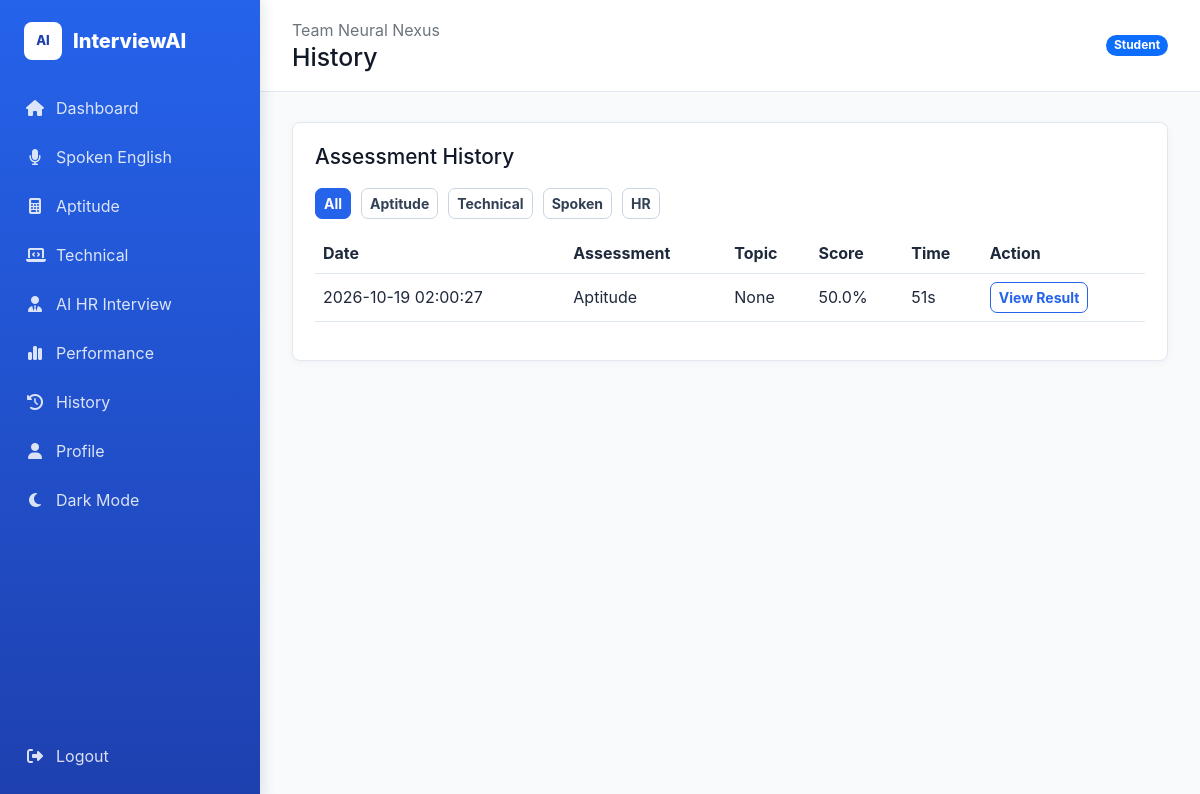
The app's page /history (signed in) with its own data.
### tables this page shows
CREATE TABLE users (
    id INTEGER PRIMARY KEY AUTOINCREMENT,
    name TEXT NOT NULL,
    email TEXT NOT NULL UNIQUE,
    password_hash TEXT NOT NULL,
    role TEXT NOT NULL DEFAULT 'student' CHECK(role IN ('student', 'admin')),
    is_active INTEGER NOT NULL DEFAULT 1,
    created_at TEXT NOT NULL DEFAULT CURRENT_TIMESTAMP
);

CREATE TABLE assessment_attempts (
    id INTEGER PRIMARY KEY AUTOINCREMENT,
    user_id INTEGER NOT NULL,
    assessment_type TEXT NOT NULL,
    category TEXT,
    topic TEXT,
    difficulty TEXT,
    total_questions INTEGER NOT NULL,
    correct_answers INTEGER NOT NULL DEFAULT 0,
    wrong_answers INTEGER NOT NULL DEFAULT 0,
    unanswered INTEGER NOT NULL DEFAULT 0,
    percentage REAL NOT NULL DEFAULT 0,
    total_marks INTEGER NOT NULL DEFAULT 0,
    obtained_marks INTEGER NOT NULL DEFAULT 0,
    time_taken INTEGER NOT NULL DEFAULT 0,
    created_at TEXT NOT NULL DEFAULT CURRENT_TIMESTAMP,
    FOREIGN KEY(user_id) REFERENCES users(id)
);

### app.py (the view)
@app.route("/history")
@student_required
def history():
    return render_template("history/history.html", stats=student_stats(session["user_id"]))

### app.py (called while the page is built)
@app.context_processor
def inject_user():
    user = query("SELECT * FROM users WHERE id=?", (session.get("user_id"),), one=True) if session.get("user_id") else None
    return {"current_user": user}

### utils/database.py (called while the page is built)
def get_db():
    if "db" not in g:
        db_path = Path(current_app.config["DATABASE"])
        db_path.parent.mkdir(parents=True, exist_ok=True)
        g.db = sqlite3.connect(db_path)
        g.db.row_factory = sqlite3.Row
        g.db.execute("PRAGMA foreign_keys = ON")
    return g.db

def query(sql, params=(), one=False):
    cur = get_db().execute(sql, params)
    rows = cur.fetchall()
    cur.close()
    return (rows[0] if rows else None) if one else rows

### templates/history/history.html
{% extends "base.html" %}
{% block page_title %}History{% endblock %}
{% block content %}<section class="panel glass"><h2>Assessment History</h2><div class="filter-tabs"><button class="btn btn-sm btn-primary" data-filter="all">All</button><button class="btn btn-sm btn-outline-light" data-filter="aptitude">Aptitude</button><button class="btn btn-sm btn-outline-light" data-filter="technical">Technical</button><button class="btn btn-sm btn-outline-light" data-filter="spoken">Spoken</button><button class="btn btn-sm btn-outline-light" data-filter="hr">HR</button></div>{% include "partials_attempts.html" %}</section>{% endblock %}

### templates/base.html (shortened to what this page needs)
<!doctype html>
<html lang="en">
<head>
  <link href="https://cdn.jsdelivr.net/npm/bootstrap@5.3.3/dist/css/bootstrap.min.css" rel="stylesheet">
  <link href="https://cdnjs.cloudflare.com/ajax/libs/font-awesome/6.5.2/css/all.min.css" rel="stylesheet">
  <link href="{{ url_for('static', filename='css/style.css') }}" rel="stylesheet">
</head>
<body class="app-shell{% if request.endpoint == 'login' %} login-page{% endif %}">
  {% set is_admin = request.path.startswith('/admin') %}
  {% if current_user %}
  <aside class="sidebar" id="sidebar">
    <a class="brand" href="{{ url_for('admin_dashboard' if is_admin else 'dashboard') }}"><span class="brand-mark">AI</span>{{ 'InterviewAI Admin' if is_admin else 'InterviewAI' }}</a>
    <nav class="nav flex-column">
      {% if is_admin %}
      <a class="nav-link" href="{{ url_for('admin_dashboard') }}"><i class="fa-solid fa-chart-line"></i> Dashboard</a>
      <a class="nav-link" href="{{ url_for('admin_questions') }}"><i class="fa-solid fa-database"></i> Question Bank</a>
      <a class="nav-link" href="{{ url_for('admin_questions') }}/aptitude"><i class="fa-solid fa-brain"></i> Aptitude Questions</a>
      <a class="nav-link" href="{{ url_for('admin_questions') }}/technical"><i class="fa-solid fa-code"></i> Technical Questions</a>
      <a class="nav-link" href="{{ url_for('admin_question_create') }}"><i class="fa-solid fa-plus"></i> Create Question</a>
      <a class="nav-link" href="{{ url_for('admin_students') }}"><i class="fa-solid fa-users"></i> Students</a>
      <a class="nav-link" href="{{ url_for('admin_results') }}"><i class="fa-solid fa-square-poll-vertical"></i> Results</a>
      <a class="nav-link" href="{{ url_for('admin_analytics') }}"><i class="fa-solid fa-chart-pie"></i> Analytics</a>
      <a class="nav-link" href="{{ url_for('admin_settings') }}"><i class="fa-solid fa-gear"></i> Settings</a>
      <a class="nav-link mt-auto" href="{{ url_for('admin_logout') }}"><i class="fa-solid fa-right-from-bracket"></i> Logout</a>
      {% else %}
      <a class="nav-link" href="{{ url_for('dashboard') }}"><i class="fa-solid fa-house"></i> Dashboard</a>
      <a class="nav-link" href="{{ url_for('spoken') }}"><i class="fa-solid fa-microphone"></i> Spoken English</a>
      <a class="nav-link" href="{{ url_for('aptitude') }}"><i class="fa-solid fa-calculator"></i> Aptitude</a>
      <a class="nav-link" href="{{ url_for('technical') }}"><i class="fa-solid fa-laptop-code"></i> Technical</a>
      <a class="nav-link" href="{{ url_for('hr_interview') }}"><i class="fa-solid fa-user-tie"></i> AI HR Interview</a>
      <a class="nav-link" href="{{ url_for('performance') }}"><i class="fa-solid fa-chart-simple"></i> Performance</a>
      <a class="nav-link" href="{{ url_for('history') }}"><i class="fa-solid fa-clock-rotate-left"></i> History</a>
      <a class="nav-link" href="{{ url_for('profile') }}"><i class="fa-solid fa-user"></i> Profile</a>
      <button class="nav-link border-0 text-start bg-transparent" id="themeToggle"><i class="fa-solid fa-moon"></i> Dark Mode</button>
      <a class="nav-link mt-auto" href="{{ url_for('logout') }}"><i class="fa-solid fa-right-from-bracket"></i> Logout</a>
      {% endif %}
    </nav>
  </aside>
  {% endif %}
  <main class="{{ 'main' if current_user else '' }}{% if request.endpoint == 'login' %} login-main{% endif %}">
    {% if current_user %}
    <header class="topbar">
      <div>
        <span class="text-secondary">Team Neural Nexus</span>
        <h1>{% block page_title %}InterviewAI{% endblock %}</h1>
      </div>
      <span class="badge rounded-pill text-bg-primary">{{ current_user.role|title }}</span>
    </header>
    {% endif %}
    <section class="content-wrap{% if request.endpoint == 'login' %} login-content-wrap{% endif %}">
      {% block content %}{% endblock %}
    </section>
  </main>
  <div class="toast-container position-fixed bottom-0 end-0 p-3" id="toastBox"></div>
</body>
</html>

### templates/partials_attempts.html
<div class="table-responsive">
<table class="table table-hover align-middle">
  <thead><tr><th>Date</th><th>Assessment</th><th>Topic</th><th>Score</th><th>Time</th><th>Action</th></tr></thead>
  <tbody>
  {% for item in recent or stats.attempts %}
  <tr><td>{{ item.created_at }}</td><td>{{ item.assessment_type|title }}</td><td>{{ item.topic }}</td><td>{{ item.percentage }}%</td><td>{{ item.time_taken }}s</td><td><a class="btn btn-sm btn-outline-info" href="{{ url_for('assessment_result', qtype=item.assessment_type, id=item.id) }}">View Result</a></td></tr>
  {% else %}<tr><td colspan="6" class="empty">No assessment history yet.</td></tr>{% endfor %}
  </tbody>
</table>
</div>

### static/css/style.css (style rules this page uses)
:root { --primary-blue:#2563eb; --primary-dark:#1e40af; --sidebar-blue:#1d4ed8; --background:#f8fafc; --card:#ffffff; --text:#111827; --muted:#64748b; --border:#e2e8f0; --success:#16a34a; --warning:#d97706; --danger:#dc2626; }
* { box-sizing:border-box; }
body { margin:0; min-height:100vh; color:var(--text); background:var(--background); font-family:Inter,ui-sans-serif,system-ui,-apple-system,"Segoe UI",sans-serif; }
a { color:var(--primary-blue); text-decoration:none; }
h1,h2,h3 { letter-spacing:0; }
h2 { font-size:1.3rem; }
.sidebar { position:fixed; inset:0 auto 0 0; display:flex; flex-direction:column; width:260px; padding:22px 14px; color:#fff; background:linear-gradient(180deg,#2563eb,#1e40af); z-index:30; box-shadow:2px 0 14px rgba(15,23,42,.12); }
.brand { display:flex; align-items:center; gap:11px; padding:0 10px; margin-bottom:26px; color:#fff; font-size:1.25rem; font-weight:800; }
.brand-mark { display:inline-grid; width:38px; height:38px; place-items:center; border-radius:8px; background:#fff; color:var(--primary-dark); font-size:.8rem; }
.sidebar .nav { flex:1; gap:5px; }
.nav-link { display:flex; align-items:center; gap:12px; min-height:43px; padding:10px 12px; border-radius:8px; color:rgba(255,255,255,.84); }
.nav-link i { width:18px; text-align:center; }
.main { min-height:100vh; margin-left:260px; }
.topbar { position:sticky; top:0; z-index:20; display:flex; align-items:center; justify-content:space-between; gap:16px; padding:18px 32px; background:#fff; border-bottom:1px solid var(--border); }
.topbar h1 { margin:1px 0 0; font-size:1.55rem; }
.content-wrap { padding:30px 32px; }
.glass,.panel,.stat-card,.feature-card,.auth-card { background:var(--card); border:1px solid var(--border); box-shadow:0 2px 8px rgba(15,23,42,.04); }
.panel,.stat-card,.feature-card,.auth-card { padding:22px; border-radius:8px; }
.panel h2 { margin-bottom:18px; }
.btn { border-radius:7px; font-weight:700; }
.btn-primary { background:var(--primary-blue); border-color:var(--primary-blue); }
.btn-outline-light { color:#334155; border-color:#cbd5e1; }
.btn-outline-info { color:var(--primary-blue); border-color:var(--primary-blue); }
.voice-controls,.panel-actions,.bulkbar,.import-box,.steps,.filter-tabs { display:flex; align-items:center; flex-wrap:wrap; gap:10px; margin:14px 0; }
.table { --bs-table-bg:transparent; --bs-table-color:#1e293b; --bs-table-border-color:var(--border); }

### records on screen
users: role "Student"
assessment_attempts: created_at "2026-10-19 02:00:27", assessment_type "Aptitude", topic "None", percentage "50.0", time_taken "51"

### other values on screen
{{ 'InterviewAI Admin' if is_admin else 'InterviewAI' }} "InterviewAI"
